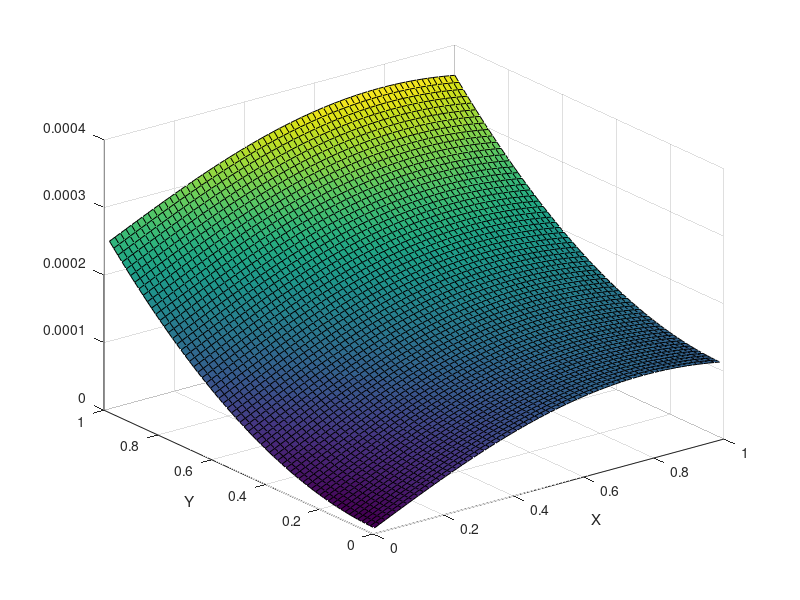

Write MATLAB code to recreate this figure.
clear
nx = 65; 
h = 1 / (nx - 1); 
%h = 1 / (nx - 1); 
diag_block = eye(nx - 1) * (-2 / h^2 - 2 / h^2); 
diag_block = diag_block + diag(ones(nx-2, 1) / h^2, 1); 
diag_block = diag_block + diag(ones(nx-2, 1) / h^2, -1); 
Matrix = kron(eye(nx - 1), diag_block); 
Matrix = Matrix + diag(ones((nx - 2) * (nx - 1), 1) / h^2, nx - 1);
Matrix = Matrix + diag(ones((nx-2) * (nx-1), 1) / h^2, -(nx-1)); 
x = [1:(nx-1)] * h; 
y = [1:(nx-1)] * h; 
% [X, Y] = meshgrid(x, y); 
[Y, X] = meshgrid(x, y);  

% the f(x) after applying the - discrete laplacian to the given function 
F = 4.*sin(X) .* cos(X) - 2; 
f = reshape(F', (nx-1) * (nx - 1), 1); 
surf(X, Y, F); 
xlabel('X')
ylabel('Y')
u = Matrix \ f; 
U = reshape(u, nx-1, nx-1)'; 
surf(X, Y, U)
xlabel('X')
ylabel('Y')
G = (sin(X) .* cos(X) + Y .* Y) .* h^2; 
g = reshape(G', (nx-1)*(nx-1), 1); 
v = Matrix \ (f + g); 
V  = reshape(v, nx-1, nx-1)';
surf(X, Y, V)
xlabel('X')
ylabel('Y')
surf(X, Y, G)
xlabel('X')
ylabel('Y')
diff = abs(minus(U, V));
max_err = max(max(diff));
